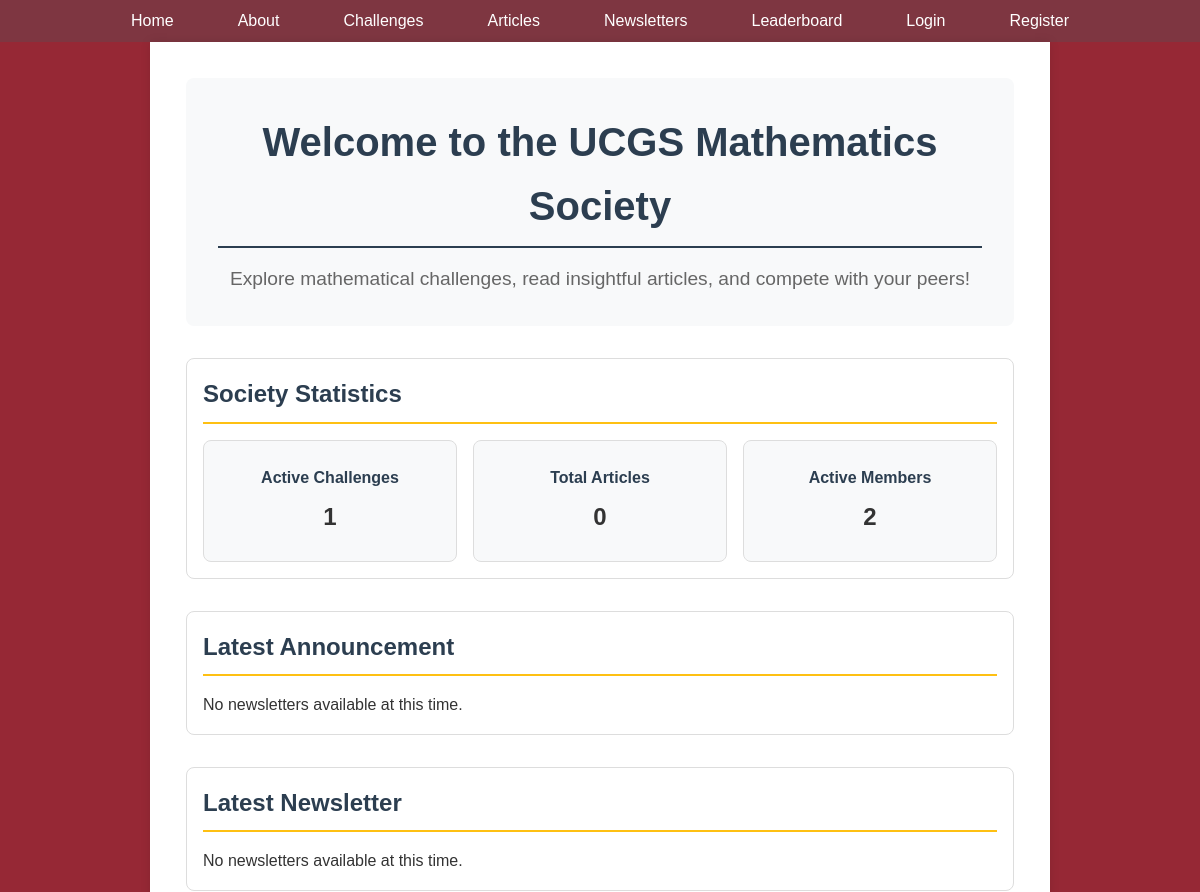
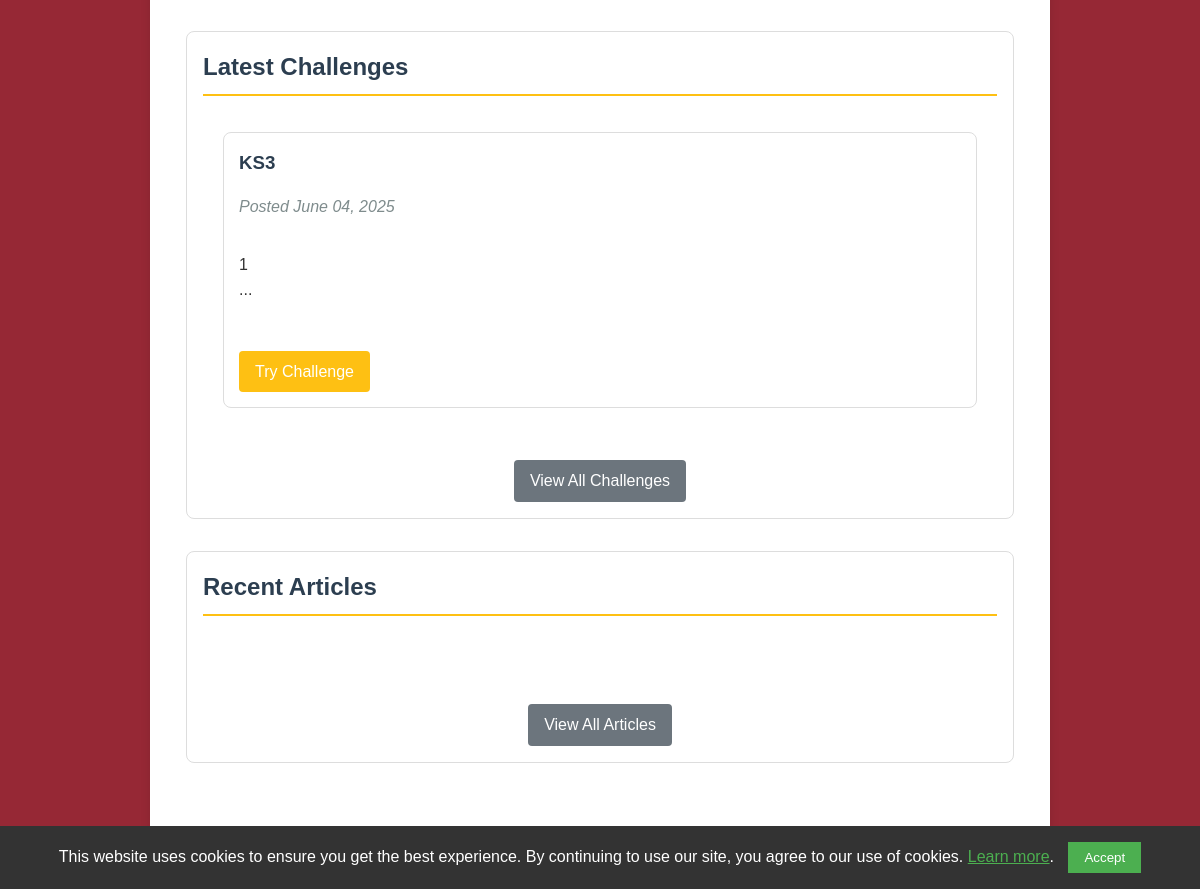
Page /home on the earlier database version (2 pictures, top to bottom).
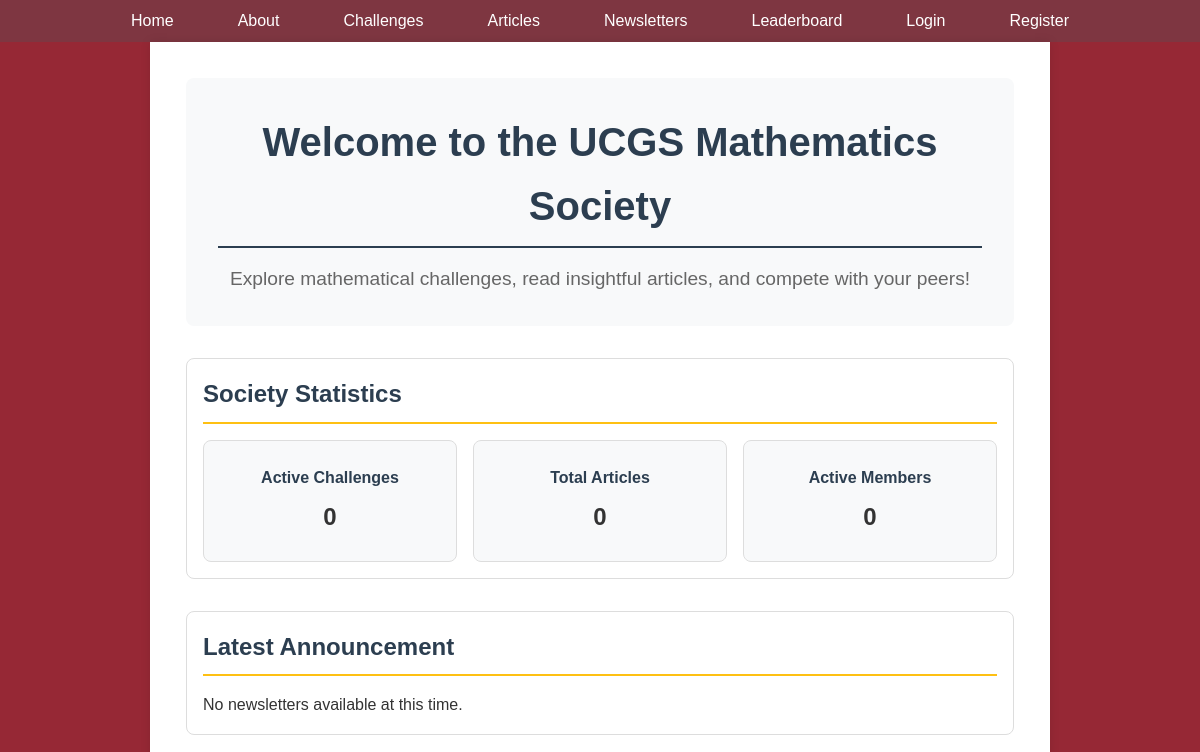
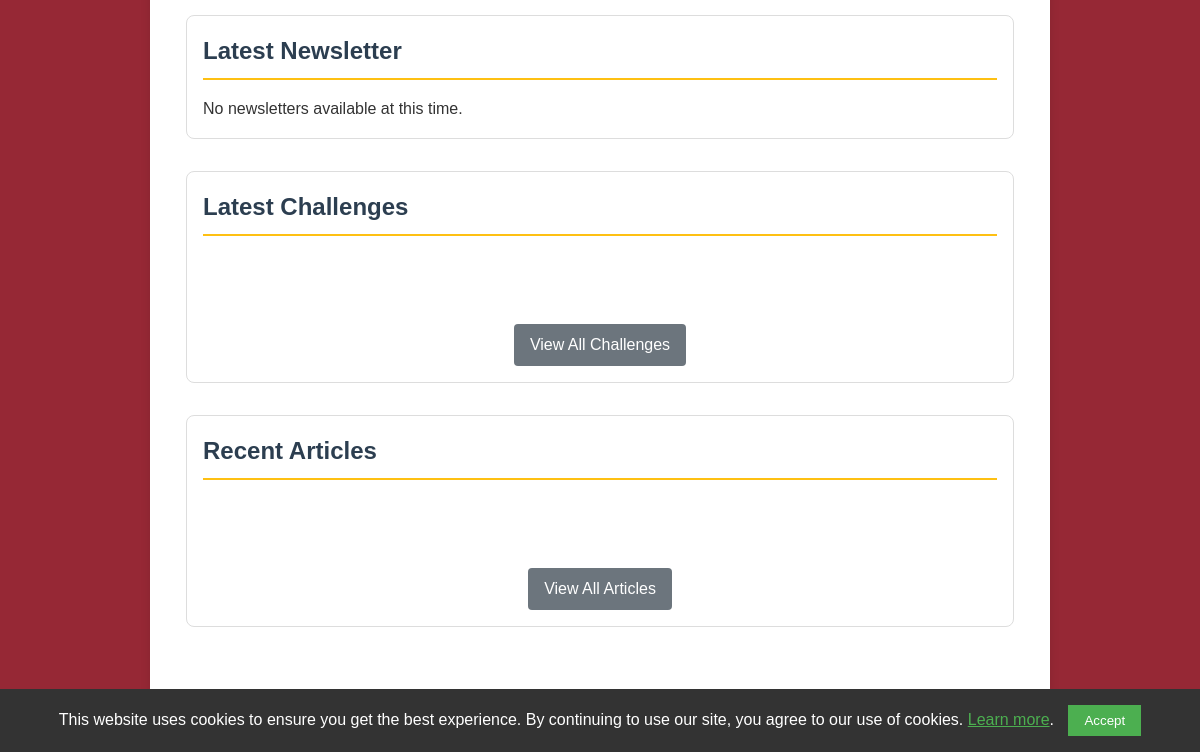
Same page on the later database version (2 pictures, top to bottom).
### app/models.py (models this page shows, shortened)
class Challenge(db.Model):
    __tablename__ = "challenge"
    id = db.Column(db.Integer, primary_key=True, autoincrement=True)
    title = db.Column(db.String(100), nullable=False, index=True)
    content = db.Column(db.Text, nullable=False)
    date_posted = db.Column(db.DateTime, nullable=False, default=datetime.utcnow, index=True)
    file_url = db.Column(db.String(100))
    key_stage = db.Column(db.String(3), nullable=False, index=True)
    first_correct_submission = db.Column(db.DateTime)
    answer_boxes = db.relationship(
        "ChallengeAnswerBox",
        back_populates="challenge",
        lazy="dynamic",
        cascade="all, save-update",
        order_by="ChallengeAnswerBox.order"
    )
    submissions = db.relationship(
        "AnswerSubmission",
        back_populates="challenge",
        lazy="dynamic"
    )

### app/main/routes.py (the view)
@bp.route("/")
@bp.route("/home")
def home():
    try:
        challenges = Challenge.query
        articles = Article.query
        leaderboard_entries = LeaderboardEntry.query
        recent_challenges = (
            Challenge.query.order_by(Challenge.date_posted.desc()).limit(3).all()
        )
        recent_articles = (
            Article.query.filter_by(type="article")
            .order_by(Article.date_posted.desc())
            .limit(3)
            .all()
        )
        latest_newsletter = (
            Article.query.filter_by(type="newsletter")
            .order_by(Article.date_posted.desc())
            .first()
        )
        latest_announcement = Announcement.query.order_by(
            Announcement.date_posted.desc()
        ).first()
        return render_template(
            "index.html",
            challenges=challenges,
            articles=articles,
            leaderboard_entries=leaderboard_entries,
            recent_challenges=recent_challenges,
            recent_articles=recent_articles,
            latest_newsletter=latest_newsletter,
            latest_announcement=latest_announcement,
        )
    except SQLAlchemyError as e:
        current_app.logger.error(f"Database error in index route: {str(e)}")
        flash("An error occurred while loading the homepage.", "error")
        return redirect(url_for("main.about"))

### app/templates/index.html (shortened to what this page needs)
{% extends "base.html" %}
{% block content %}
<div class="container home-page">
    <header class="hero-section">
        <h1>Welcome to the UCGS Mathematics Society</h1>
        <p class="hero-subtitle">Explore mathematical challenges, read insightful articles, and compete with your peers!</p>
    </header>
<section class="stats-overview section-container">
    <h2 class="section-title">Society Statistics</h2>
    <div class="stats-grid">
        <div class="stats-card">
            <h3>Active Challenges</h3>
            <p class="stats-number">{{ challenges.count() if challenges else 0 }}</p>
        </div>
        <div class="stats-card">
            <h3>Total Articles</h3>
            <p class="stats-number">{{ articles.count() if articles else 0 }}</p>
        </div>
        <div class="stats-card">
            <h3>Active Members</h3>
            <p class="stats-number">{{ leaderboard_entries.count() if leaderboard_entries else 0 }}</p>
        </div>
    </div>
</section>
<section class="newsletter-preview section-container">
    <h2 class="section-title">Latest Announcement</h2>
    {% if latest_announcement %}
    <div class="newsletter-card">
        <h3>{{ latest_announcement.title }}</h3>
        <p class="meta">
            Posted {{ latest_announcement.date_posted.strftime('%B %d, %Y') }}
        </p>
        <p class="newsletter-excerpt">{{ latest_announcement.content| safe }}</p>
        <div class="challenge-actions">
            {% if current_user.is_admin %}
            <a href="{{ url_for('admin.edit_announcement', announcement_id=latest_announcement.id) }}" class="button-secondary">Edit</a>
            {% endif %}
        </div>
    </div>
    {% else %}
    <p>No newsletters available at this time.</p>
    {% endif %}
</section>
<section class="newsletter-preview section-container">
    <h2 class="section-title">Latest Newsletter</h2>
    {% if latest_newsletter %}
    <div class="newsletter-card">
        <h3>{{ latest_newsletter.title }}</h3>
        <p class="meta">
            Published {{ latest_newsletter.date_posted.strftime('%B %d, %Y') }}
            {% if latest_newsletter.named_creator %}
            by {{ latest_newsletter.named_creator }}
            {% endif %}
        </p>
        <p class="newsletter-excerpt">{{ latest_newsletter.content[:200] | safe }}...</p>
        {% if latest_newsletter.file_url %}
        <div class="pdf-preview">
            <h3>Newsletter PDF Available</h3>
        </div>
        {% endif %}
        <div class="challenge-actions">
            <a href="{{ url_for('main.newsletter', id=latest_newsletter.id) }}" class="button">Read Newsletter</a>
            {% if current_user.is_admin %}
            <a href="{{ url_for('admin.edit_article', article_id=latest_newsletter.id) }}" class="button-secondary">Edit</a>
            {% endif %}
        </div>
    </div>
    {% else %}
    <p>No newsletters available at this time.</p>
    {% endif %}
</section>
<section class="recent-challenges section-container">
    <h2 class="section-title">Latest Challenges</h2>
    <div class="challenge-grid">
        {% for challenge in recent_challenges %}
        <div class="challenge-card">
            <h3>{{ challenge.title }}</h3>
            <p class="meta">Posted {{ challenge.date_posted.strftime('%B %d, %Y') }}</p>
            <p class="challenge-content">{{ challenge.content[:150] | safe  }}...</p>
            <div class="challenge-actions">
                <a href="{{ url_for('main.challenge', challenge_id=challenge.id) }}" class="button">Try Challenge</a>
            </div>
        </div>
        {% endfor %}
    </div>
    <div class="view-all-container">
        <a href="{{ url_for('main.challenges') }}" class="button-secondary">View All Challenges</a>
    </div>
</section>
<section class="recent-articles section-container">
    <h2 class="section-title">Recent Articles</h2>
    <div class="article-grid">
    </div>
    <div class="view-all-container">
        <a href="{{ url_for('main.articles') }}" class="button-secondary">View All Articles</a>
    </div>
</section>
</div>
{% endblock %}

Differences in the rows shown:
removed Challenge: title "KS3", date_posted "June 04, 2025", content "1"
Other differences:
{{ challenges.count() if challenges else 0 }}: "1" → "0"
{{ leaderboard_entries.count() if leaderboard_entries else 0 }}: "2" → "0"
